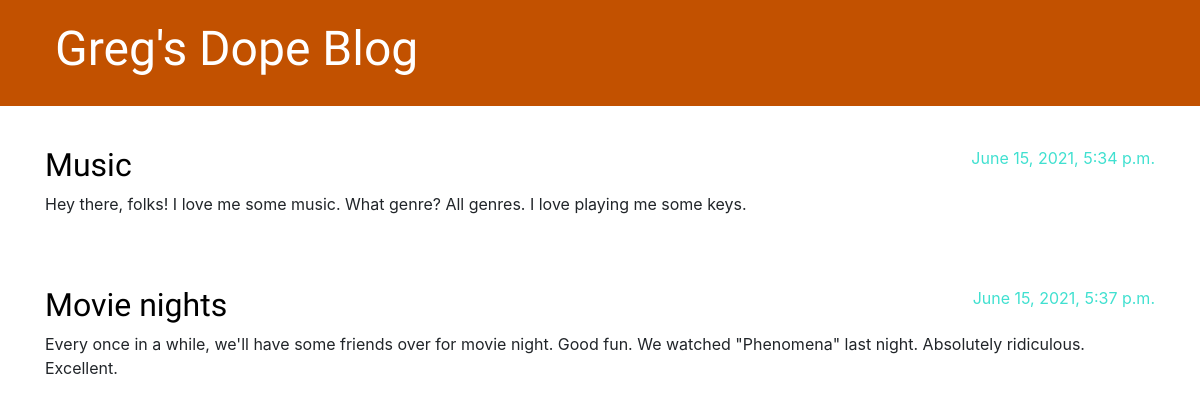
The app's page /, older data.
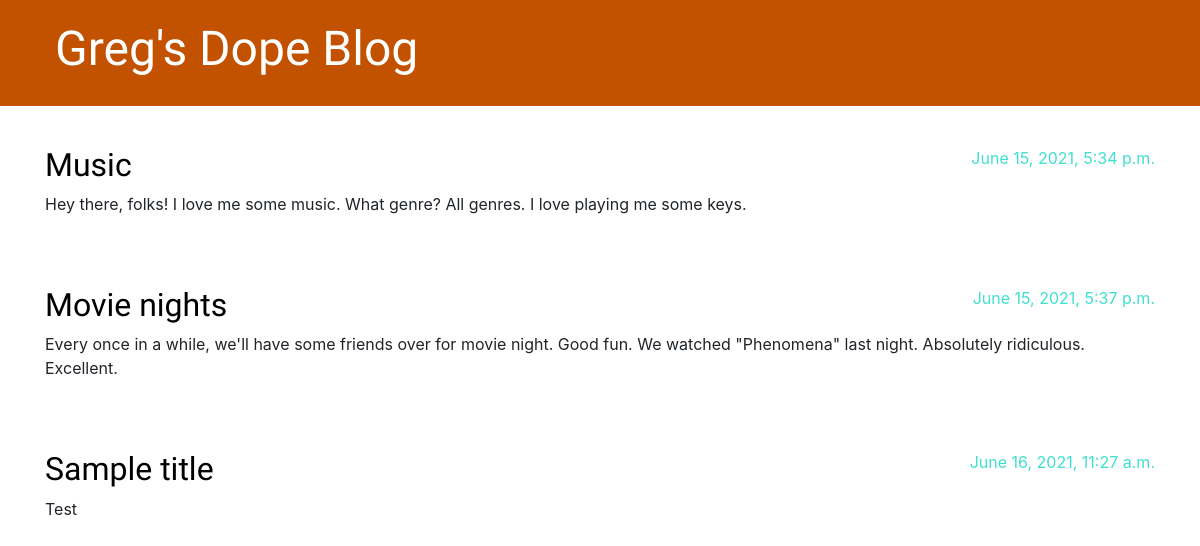
The same page, newer data.
### blog/models.py (models this page shows, shortened)
class Post(models.Model):
    author = models.ForeignKey(settings.AUTH_USER_MODEL, on_delete=models.CASCADE)
    title = models.CharField(max_length=200)
    text = models.TextField()
    created_date = models.DateTimeField(default=timezone.now)
    published_date = models.DateTimeField(blank=True, null=True)

### blog/views.py (the view)
# urls.py: path('', views.post_list, name='post_list'),
def post_list(request):
    posts = Post.objects.filter(published_date__lte=timezone.now()).order_by('published_date')
    return render(request, 'blog/post_list.html', {'posts': posts})

### blog/templates/blog/post_list.html
{% extends 'blog/base.html' %}
{% block content %} {% for post in posts %}
<article class="post">
  <time class="date"> {{ post.published_date }} </time>
  <h2><a href="">{{ post.title }}</a></h2>
  <p>{{ post.text|linebreaksbr }}</p>
</article>
{% endfor %} {% endblock %}

Row changes from the older to the newer data that the page shows:
added Post: published_date "June 16, 2021, 11:27 a.m.", title "Sample title", text "Test"
